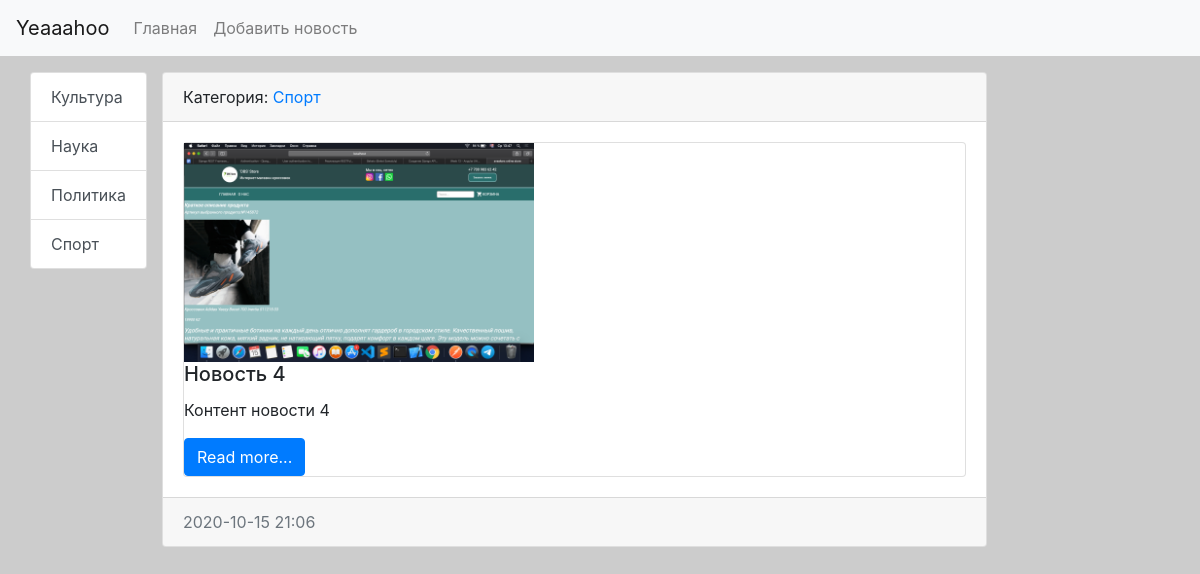
The page /category/2/ on the database as committed earlier.
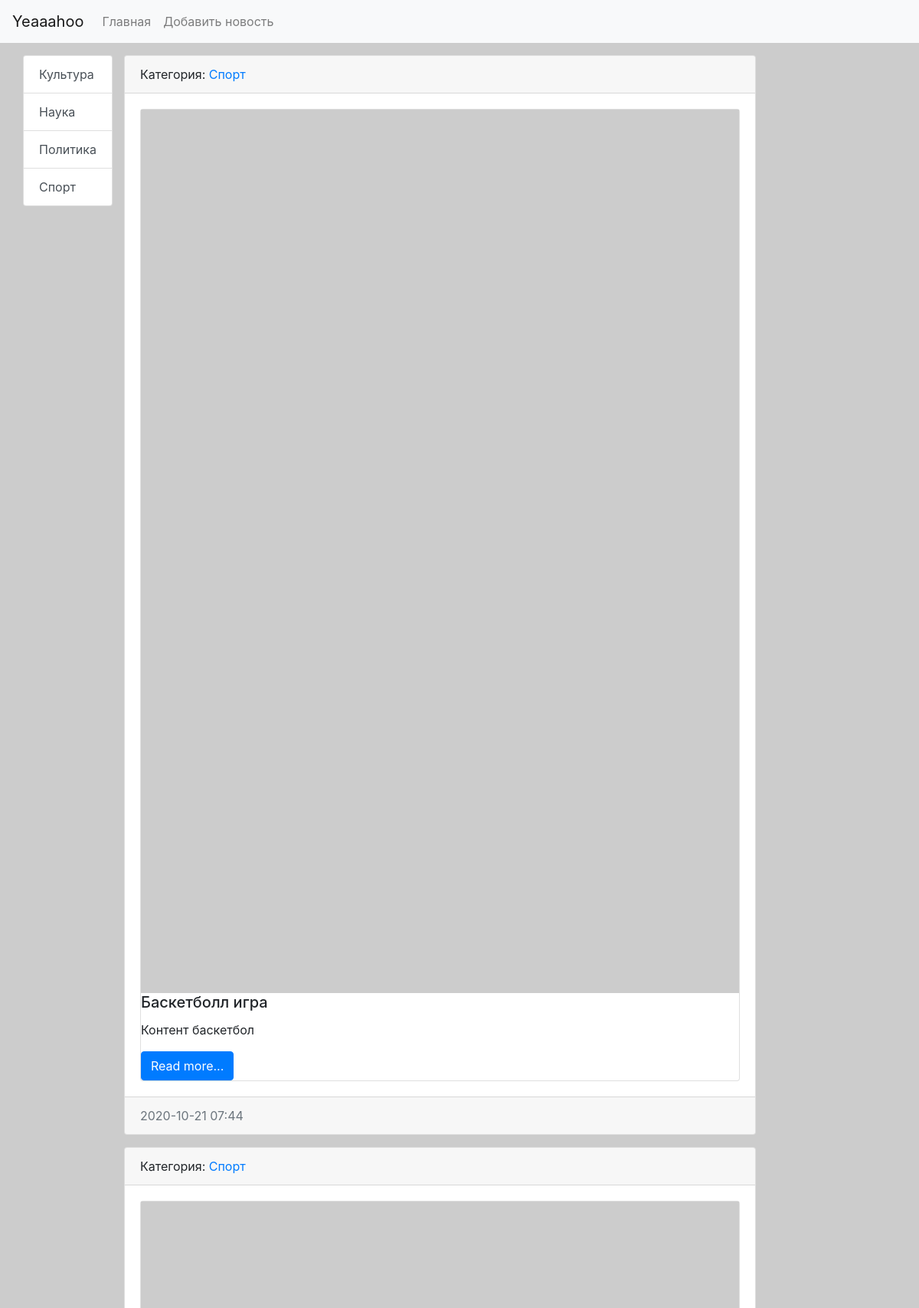
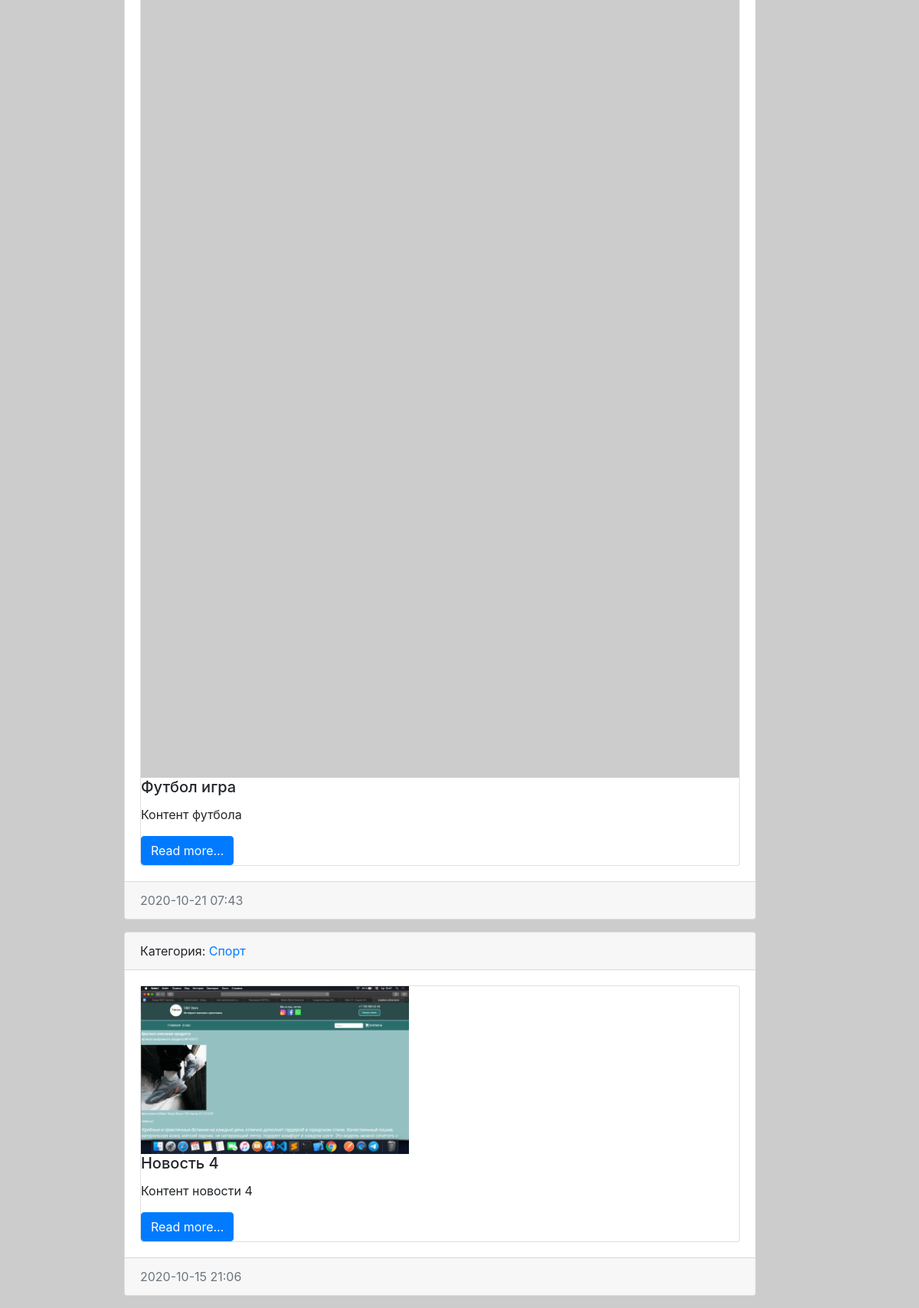
The same page on the database as committed later (2 pictures, top to bottom).
### news/models.py (models this page shows, shortened)
class Category(models.Model):
    title = models.CharField(max_length=150, db_index=True, verbose_name="Наименование")
    def get_absolute_url(self):
        return reverse('category', kwargs={"category_id": self.pk})
    def __str__(self):
        return self.title
    class Meta:
        verbose_name = 'Категория'
        verbose_name_plural = 'Категории'
        ordering = ['title']

class News(models.Model):
    title = models.CharField(max_length=150, verbose_name='Наименование')
    content = models.TextField(blank=True, verbose_name='Контет')
    created_at = models.DateTimeField(auto_now_add=True, verbose_name='Создано')
    updated_at = models.DateTimeField(auto_now=True, verbose_name='Обновлено')
    photo = models.ImageField(upload_to='photos/%Y/%m/%d/', verbose_name='Фото')
    is_published = models.BooleanField(default=True, verbose_name='Публиковано?')
    category = models.ForeignKey('Category', on_delete=models.PROTECT, verbose_name="Категория")
    def get_absolute_url(self):
        return reverse('view_news', kwargs={"pk": self.pk})
    def __str__(self):
        return self.title
    class Meta:
        verbose_name = 'Новость'
        verbose_name_plural = 'Новости'
        ordering = ['-created_at']

### news/views.py (the view)
# urls.py: path('category/<int:category_id>/', NewsByCategory.as_view(), name='category'),
class NewsByCategory(ListView):
    model = News
    template_name = 'news/home_news_list.html'
    context_object_name = 'news'
    allow_empty = False
    def get_context_data(self, *, object_list=None, **kwargs):
        context = super().get_context_data(**kwargs)
        print(context)
        context['title'] = Category.objects.get(pk=self.kwargs['category_id'])
        print(self.kwargs['category_id'])
        return context
    def get_queryset(self):
        return News.objects.filter(category_id=self.kwargs['category_id'], is_published=True)

### news/templatetags/news_tags.py (called while the page is built)
@register.inclusion_tag('news/list_categories.html')
def show_categories(arg1='Hello', arg2='World'):
    categories = Category.objects.all()
    return {'categories': categories, 'arg1': arg1, 'arg2': arg2}

### news/templates/news/home_news_list.html (shortened to what this page needs)
{% extends 'base.html' %}
{% block sidebar %}
{% include 'inc/_sidebar.html' %}
{% endblock %}
{% block content %}
              {% for foo in news %}
                  <div class="card mb-3">
                      <div class="card-header">
                          Категория: <a href="{{ foo.category.get_absolute_url }}">{{ foo.category }}</a>
                      </div>
                      <div class="card-body">
                        <div class="card">
                        {% if foo.photo %}
                            <img src="{{ foo.photo.url }}" alt="" width="350" class="mr-3">
                            {% else %}
                            <img src="https://picsum.photos/id/237/350/300" alt="">
                        {% endif %}
                            <div class="media-body">
                                <h5 class="card-title">{{ foo.title }}</h5>
                                {% autoescape off %}
                                <p class="card-text">{{ foo.content }}</p>
                                {% endautoescape %}
                            <a href="{{foo.get_absolute_url}}" class="btn btn-primary">Read more...</a>
                        </div>
                        </div>
                      </div>
                      <div class="card-footer text-muted">
                          {{ foo.created_at|date:"Y-m-d H:i" }}
                      </div>
                  </div>
                  {% empty %}
                  Oops
              {% endfor %}
{% endblock %}

### news/templates/news/list_categories.html
<div class="list-group">
    {% for item in categories %}
  <a href="{{ item.get_absolute_url }}" class="list-group-item list-group-item-action">{{ item.title}}</a>
    {% endfor %}
</div>

Rows that differ between the two databases and show on the page:
added News: category "Спорт", title "Баскетболл игра", content "Контент баскетбол", created_at "2020-10-21 07:44"
added News: category "Спорт", title "Футбол игра", content "Контент футбола", created_at "2020-10-21 07:43"
